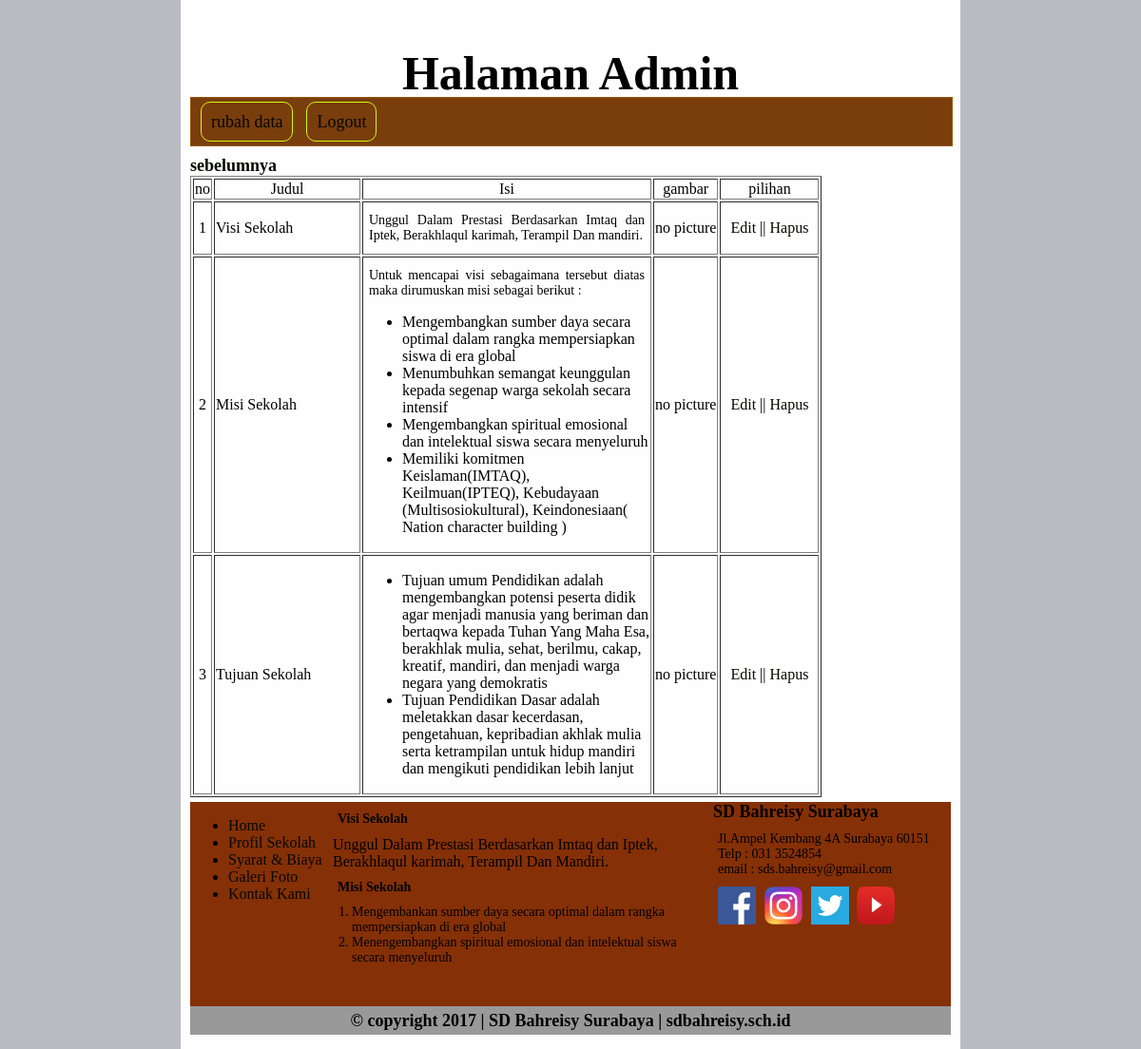
The page /admin_index.php?rubah_profil on the database its author committed.
### tables this page shows
CREATE TABLE `tb_profil` (
  `id` int(11) NOT NULL,
  `judul` text NOT NULL,
  `isi` text NOT NULL,
  `nama_gambar` text NOT NULL,
  `gambar` text NOT NULL
);

### admin_pages/admin_read_profil.php (the view)
<div class="content">
  <div class="content_kiri">
    <a href="?admin_rubah"> <h4>sebelumnya</h4></a>
    <table border="1">
      <tr style="text-align:center;">
        <td>no</td>
        <td style="width:150px">Judul</td>
        <td>Isi</td>
        <td>gambar</td>
        <td>pilihan</td>
      </tr>
      <?php
      $no=1;
      $query=mysqli_query($link, "SELECT * FROM tb_profil");
      while ($outputan=mysqli_fetch_assoc($query)) {
      ?>
      <tr>
        <td style="text-align:center;"><?php echo $no++ ?></td>
        <td><?php echo $outputan['judul'] ?></td>
        <td style="width:300px;"><?php echo $outputan['isi']; ?></td>
        <td style="text-align:center;">
          <?php
            if(!$outputan['gambar']){
              echo "no picture";
            }
            else {
              ?>
              <img src="./upload/<?php echo $outputan['gambar']; ?>" >
              <?php
            }
           ?>
        </td>
        <td style="width:100px; text-align:center;" >
              <a href="./admin_index.php?edit_profil= <?php echo $outputan['id'] ?>">Edit</a> ||
              <a href="./admin_index.php?delete_profil= <?php echo $outputan['id'] ?>">Hapus</a>
        </td>
      </tr>
      <?php
      }
       ?>
    </table>
  </div>
</div>

### cascade.css (style rules this page uses)
body { background-color: rgb(184, 187, 191); margin: 0px; padding: 0px; }
a { text-decoration: none; color: rgb(5, 8, 0); }
p { margin:10px 5px; font-size:14px; text-align:justify; }
h4 { font-size: 18px; margin: 0px; padding: 0px; }
.content { overflow: hidden; width: 800px; margin: 5px 0px; }
.content_kiri { width: 800px; float: left; overflow: hidden; }

### rows shown on the page
tb_profil: judul "Visi Sekolah", isi "Unggul Dalam Prestasi Berdasarkan Imtaq dan Iptek, Berakhlaqul karimah, Terampil Dan mandiri.", gambar "no picture"
tb_profil: judul "Misi Sekolah", isi "Untuk mencapai visi sebagaimana tersebut diatas maka dirumuskan misi sebagai berikut : Mengembangkan sumber daya secara optimal dalam rangka mempersiapkan siswa di era global Menumbuhkan semangat keunggulan kepada segenap warga sekolah secara intensif Mengembangkan spiritual emosional dan intelektual siswa secara menyeluruh Memiliki komitmen Keislaman(IMTAQ), Keilmuan(IPTEQ), Kebudayaan (Multisosiokultural), Keindonesiaan( Nation character building )", gambar "no picture"
tb_profil: judul "Tujuan Sekolah", isi "Tujuan umum Pendidikan adalah mengembangkan potensi peserta didik agar menjadi manusia yang beriman dan bertaqwa kepada Tuhan Yang Maha Esa, berakhlak mulia, sehat, berilmu, cakap, kreatif, mandiri, dan menjadi warga negara yang demokratis Tujuan Pendidikan Dasar adalah meletakkan dasar kecerdasan, pengetahuan, kepribadian akhlak mulia serta ketrampilan untuk hidup mandiri dan mengikuti pendidikan lebih lanjut", gambar "no picture"
